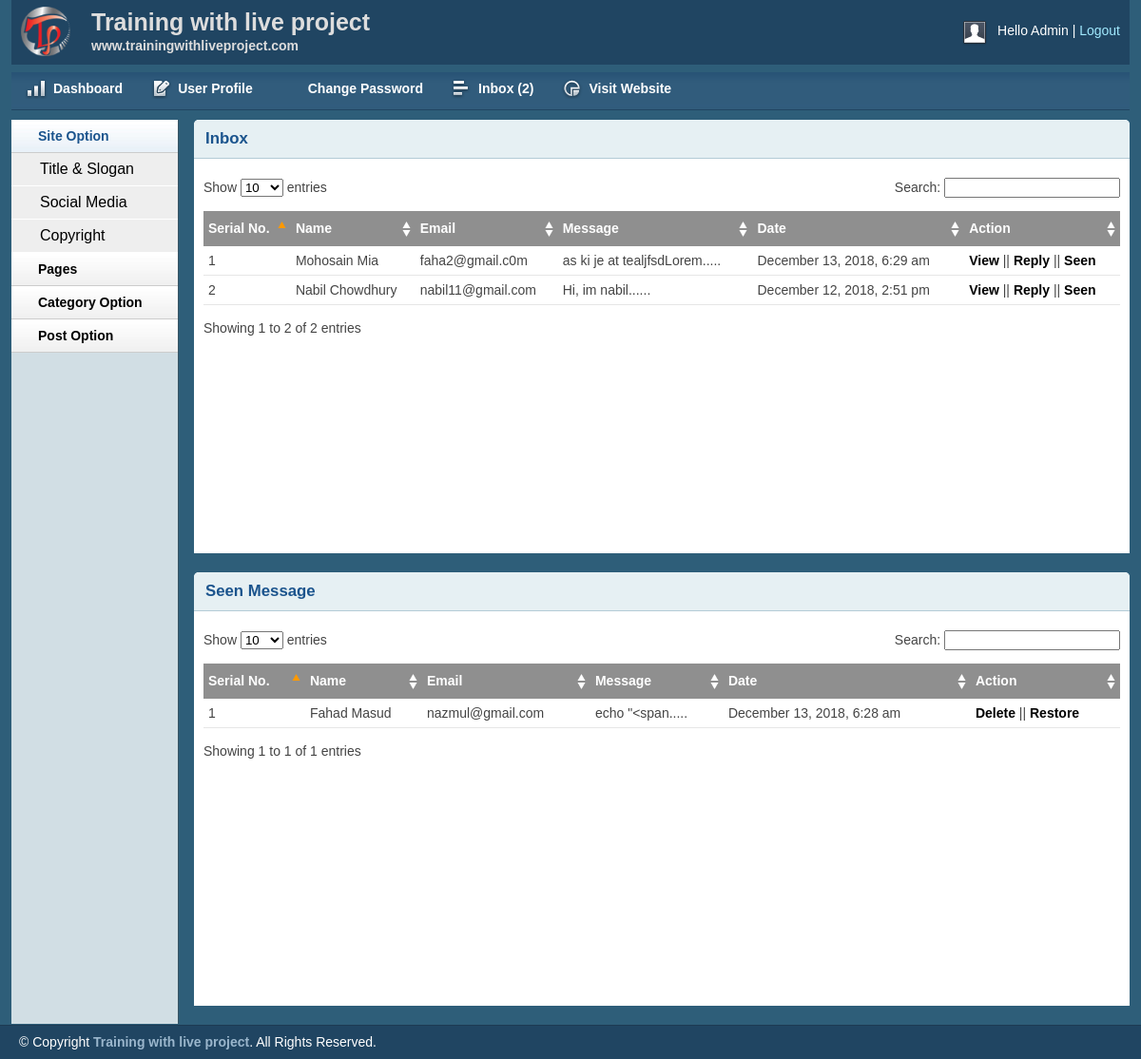
/admin/inbox.php (signed in), run on the app's committed database.
### tables this page shows
CREATE TABLE `tbl_contact` (
  `id` int(11) NOT NULL,
  `firstname` varchar(255) NOT NULL,
  `lastname` varchar(255) NOT NULL,
  `email` varchar(255) NOT NULL,
  `body` text NOT NULL,
  `status` int(11) NOT NULL DEFAULT '0',
  `date` timestamp NOT NULL DEFAULT CURRENT_TIMESTAMP
);

### lib/Database.php (called while the page is built, shortened)
<?php
Class Database{
	public $host   = DB_HOST;
	public $user   = DB_USER;
	public $pass   = DB_PASS;
	public $dbname = DB_NAME;
	public $link;
	private function connectDB(){
	$this->link = new mysqli($this->host, $this->user, $this->pass, $this->dbname);
 }
	public function select($query){
		$result = $this->link->query($query) or die($this->link->error.__LINE__);
		if($result->num_rows > 0){
			return $result;
		} else {
			return false;
		}
	}
}

### helpers/Format.php (called while the page is built, shortened)
<?php
	class Format{
		public function formatDate($date){
			return date('F j, Y, g:i a', strtotime($date));
		}
		public function textShorten($text, $limit = 400){
			$text = $text." ";
			$text = substr($text, 0, $limit);
			$text = substr($text, 0, strrpos($text, ' '));
			$text = $text.".....";
			return $text;
		}
	}
?>

### admin/inbox.php (the view, shortened to what this page needs)
<?php include 'inc/header.php'; ?>
<?php include 'inc/sidebar.php'; ?>
        <div class="grid_10">
            <div class="box round first grid">
                <h2>Inbox</h2>
                <div class="block">
                    <table class="data display datatable" id="example">
					<thead>
						<tr>
							<th>Serial No.</th>
							<th>Name</th>
							<th>Email</th>
							<th>Message</th>
							<th>Date</th>
							<th>Action</th>
						</tr>
					</thead>
					<tbody>
						<tr class="odd gradeX">
						<?php
							$query = "SELECT * FROM tbl_contact WHERE status = '0' ORDER BY id DESC";
							$msg = $db->select($query);
							if($msg){
								$i = 0;
								while($result = $msg->fetch_assoc()){
									$i++;
						?>
							<td><?php echo $i; ?></td>
							<td><?php echo $result['firstname']." ".$result['lastname']; ?></td>
							<td><?php echo $result['email']; ?></td>
							<td><?php echo $fm->textShorten($result['body'], 30); ?></td>
							<td><?php echo $fm->formatDate( $result['date']); ?></td>
							<td><a href="viewmsg.php?msgid=<?php echo $result['id']; ?>">View</a> || <a href="replymsg.php?msgid=<?php echo $result['id']; ?>">Reply</a> || <a onclick="return confirm('Are you sure to move?')" href="?seenid=<?php echo $result['id']; ?>">Seen</a></td>
						</tr>
						<?php
								}
							}
						?>
					</tbody>
				</table>
               </div>
            </div>
            <div class="box round first grid">
                <h2>Seen Message</h2>
                <div class="block">
                    <table class="data display datatable" id="example">
					<thead>
						<tr>
							<th>Serial No.</th>
							<th>Name</th>
							<th>Email</th>
							<th>Message</th>
							<th>Date</th>
							<th>Action</th>
						</tr>
					</thead>
					<tbody>
						<tr class="odd gradeX">
						<?php
							$query = "SELECT * FROM tbl_contact WHERE status = '1' ORDER BY id DESC";
							$msg = $db->select($query);
							if($msg){
								$i = 0;
								while($result = $msg->fetch_assoc()){
									$i++;
						?>
							<td><?php echo $i; ?></td>
							<td><?php echo $result['firstname']." ".$result['lastname']; ?></td>
							<td><?php echo $result['email']; ?></td>
							<td><?php echo $fm->textShorten($result['body'], 30); ?></td>
							<td><?php echo $fm->formatDate( $result['date']); ?></td>
							<td><a onclick="return confirm('Are you sure to Delete?')" href="?delmsg=<?php echo $result['id']; ?>">Delete</a> || <a onclick="return confirm('Are you sure to Restore?')" href="?remsg=<?php echo $result['id']; ?>">Restore</a></td>
						</tr>
						<?php
								}
							}
						?>
					</tbody>
				</table>
               </div>
            </div>
        </div>
<?php include 'inc/footer.php'; ?>

### css/text.css (style rules this page uses)
body { font: 13px/1.5 Tahoma, Helvetica, Arial, 'Liberation Sans', FreeSans, sans-serif; }
h2 { font-size: 23px; }
p, dl, hr, h1, h2, h3, h4, h5, h6, ol, ul, pre, table, address, fieldset { margin-bottom: 20px; }

### css/grid.css (style rules this page uses)
.grid_1, .grid_2, .grid_3, .grid_4, .grid_5, .grid_6, .grid_7, .grid_8, .grid_9, .grid_10, .grid_11, .grid_12, .grid_13, .grid_14, .grid_15, .grid_16 { display: inline; float: left; margin-left: 1%; margin-right: 1%; }
.container_12 .grid_10 { width: 81.333%; }

### css/layout.css (style rules this page uses)
body { background: #fff none repeat scroll 0 0; color: #444; font-size: 14px; padding: 0; }
a { color: #000; font-weight:bold; text-decoration: none; }
h1, h2, h3, h4, h5, h6 { line-height:1.2em; margin-bottom:.3em; }
h2 { margin-top:1em; }
.box { background:#fff; margin-bottom:20px; padding:10px 10px 10px 10px; margin-left:-8px; }
.box.grid { padding-bottom:40px; }
.box.round { -moz-border-radius: 5px 5px 0px 0px; -webkit-border-radius: 5px 5px 0px 0px; border-radius: 5px 5px 0px 0px; }
.box h2 { font-size:1.2em; font-weight:bold; color:#1B548D; background:#E6F0F3; margin:-10px -10px 0 -10px; padding:10px 12px; border-bottom:1px solid #B3CBD6; -moz-border-radius: 5px 5px 0px 0px; -webkit-border-radius: 5px 5px 0px 0px; border-radius: 5px 5px 0px 0px; }
.box.first { min-height: 406px; }
.block { padding-top:20px; }
.block { padding-bottom:1px; }
table.display { margin: 0 auto; clear: both; width: 100%; }
.sorting_asc { background: #8f8f8f url(../img/table/sort_asc.png) no-repeat center right; padding:8px 5px; text-align:left; color:#fff; }
.sorting { background:#8f8f8f url(../img/table/sort_both.png) no-repeat center right; padding:8px 5px; text-align:left; color:#fff; }
tr.odd { height: 30px; line-height: 30px; border-bottom:1px solid #e6e6e6; }
tr.odd td, tr.even td { padding-left:5px; }

### data on the page
tbl_contact: firstname "Mohosain", lastname "Mia", email "faha2@gmail.c0m", body "as ki je at tealjfsdLorem.....", date "December 13, 2018, 6:29 am"
tbl_contact: firstname "Nabil", lastname "Chowdhury", email "nabil11@gmail.com", body "Hi, im nabil......", date "December 12, 2018, 2:51 pm"
tbl_contact: firstname "Fahad", lastname "Masud", email "nazmul@gmail.com", body "echo \"<span.....", date "December 13, 2018, 6:28 am"

### other printed values
$count "2"
